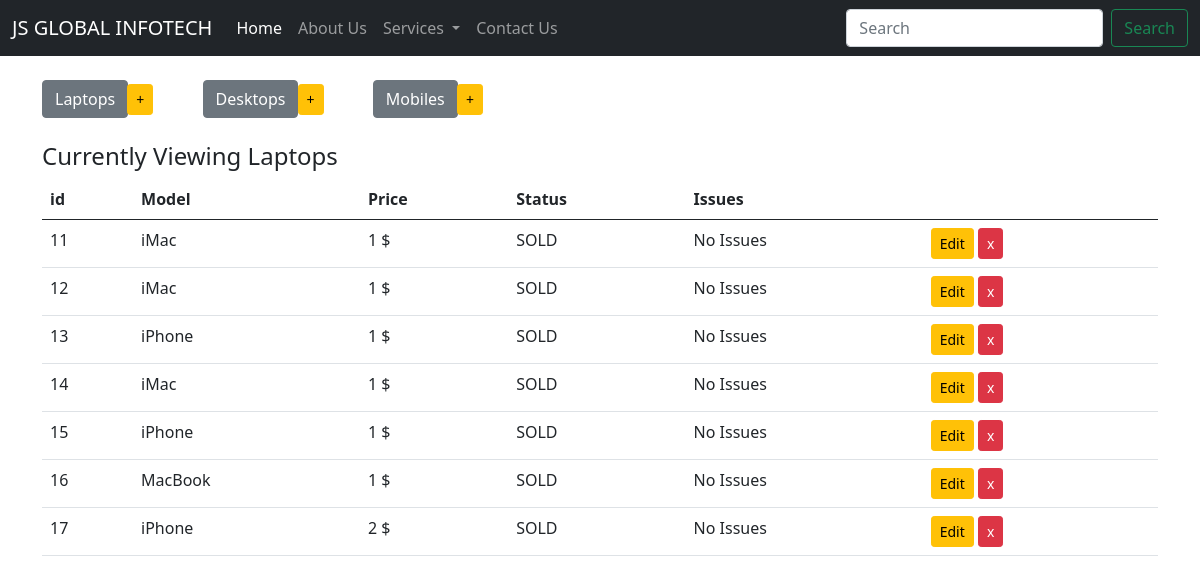
Screenshot of /services/hardwares/laptops with the database file from the repository.
### mysite_inventory/models.py (models this page shows, shortened)
class Device(models.Model):
    type = models.CharField(max_length=200, blank=False)
    price = models.IntegerField()
    choices = (
        ('AVAILABLE', 'Item ready to be purchased'),
        ('SOLD', 'Item already purchased'),
        ('RESTOCKING', 'Item restocking in few days')
    )
    status = models.CharField(max_length=10, choices=choices, default='SOLD')
    issues = models.CharField(max_length=50, default="No Issues")
    class Meta:
        abstract = True

class Laptop(Device):
    pass

### mysite_inventory/views.py (the view)
def display_laptops(request):
    items = Laptop.objects.all()
    context = {
        'items': items,
        'header': 'Laptops',
    }
    return render(request, 'inv/index.html', context)

### mysite_inventory/templates/inv/index.html (shortened to what this page needs)
{% extends 'base.html' %} {% block body %} {% load static %}
<link rel="stylesheet" type="text/css" href="{% static '/css/style.css' %}" />
<br />
<div class="container">
  <div class="add_buttons">
    <div class="button-group">
      <a
        href="{% url 'display_laptops' %}"
        class="btn btn-md btn-trim button"
        role="button"
      >
        Laptops</a
      >
      <a
        href="{% url 'add_laptop' %}"
        class="btn btn-warning btn-sm btn-pad"
        role="button"
      >
        +</a
      >
      <a
        href="{% url 'display_desktops' %}"
        class="btn btn-md btn-trim button"
        role="button"
      >
        Desktops</a
      >
      <a
        href="{% url 'add_desktop' %}"
        class="btn btn-warning btn-sm btn-pad"
        role="button"
      >
        +</a
      >
      <a
        href="{% url 'display_mobiles' %}"
        class="btn btn-md btn-trim button"
        role="button"
      >
        Mobiles</a
      >
      <a
        href="{% url 'add_mobile' %}"
        class="btn btn-warning btn-sm btn-pad"
        role="button"
      >
        +</a
      >
    </div>
  </div>
  <div>
    <br />
    <h4>Currently Viewing {{ header }}</h4>
  </div>
  <table class="table table-hover">
    <thead>
      <tr>
        <th>id</th>
        <th>Model</th>
        <th>Price</th>
        <th>Status</th>
        <th>Issues</th>
        <th></th>
      </tr>
    </thead>
    <tbody>
      {% for item in items %}
      <tr>
        <td>{{ item.pk }}</td>
        <td>{{ item.type }}</td>
        <td>{{ item.price }} $</td>
        <td>{{ item.status }}</td>
        <td>{{ item.issues }}</td>
        {% if header|lower == "laptops" %}
        <td>
          <a
            href="{% url 'edit_laptop' item.pk %}"
            class="btn btn-warning btn-sm"
            role="button"
            aria-pressed="true"
          >
            Edit</a
          >
          <a
            href="{% url 'delete_laptop' item.pk%}"
            class="btn btn-danger btn-sm"
            role="button"
            aria-pressed="true"
          >
            x</a
          >
        </td>
        {% endif %}
      </tr>
      {%empty%}
      <tr>
        <td>No data available for {{header|lower}}</td>
      </tr>
      {% endfor %}
    </tbody>
  </table>
</div>
{% endblock %}

### templates/base.html (shortened to what this page needs)
<!DOCTYPE html>
<html lang="en">
  <head>
    <link
      href="https://cdn.jsdelivr.net/npm/bootstrap@5.0.0-beta3/dist/css/bootstrap.min.css"
      rel="stylesheet"
    />
  </head>
  <body>
    <nav class="navbar navbar-expand-lg navbar-dark bg-dark">
      <div class="container-fluid">
        <a class="navbar-brand" href="#">JS GLOBAL INFOTECH</a>
        <div class="collapse navbar-collapse" id="navbarSupportedContent">
          <ul class="navbar-nav me-auto mb-2 mb-lg-0">
            <li class="nav-item">
              <a id="home" class="nav-link" aria-current="page" href="/">Home</a>
            </li>
            <li class="nav-item">
              <a class="nav-link" href="/about">About Us</a>
            </li>
            <li class="nav-item dropdown">
              <a
                class="nav-link dropdown-toggle"
                href="/services"
                id="navbarDropdown"
                role="button"
                data-bs-toggle="dropdown"
                aria-expanded="false"
              >
                Services
              </a>
            </li>
            <li class="nav-item">
              <a class="nav-link" href="/contact">Contact Us</a>
            </li>
          </ul>
          <form class="d-flex">
            <input
              class="form-control me-2"
              type="search"
              placeholder="Search"
              aria-label="Search"
            />
            <button class="btn btn-outline-success" type="submit">
              Search
            </button>
          </form>
        </div>
      </div>
    </nav>
     {% block body %} {% endblock body %}
</body>
</html>

### static/css/style.css (style rules this page uses)
.btn-pad { margin-right: 45px; }
.btn-trim { margin-right: -5px }

### rows the page displays
Laptop: pk "11", type "iMac", price "1", status "SOLD", issues "No Issues"
Laptop: pk "12", type "iMac", price "1", status "SOLD", issues "No Issues"
Laptop: pk "13", type "iPhone", price "1", status "SOLD", issues "No Issues"
Laptop: pk "14", type "iMac", price "1", status "SOLD", issues "No Issues"
Laptop: pk "15", type "iPhone", price "1", status "SOLD", issues "No Issues"
Laptop: pk "16", type "MacBook", price "1", status "SOLD", issues "No Issues"
Laptop: pk "17", type "iPhone", price "2", status "SOLD", issues "No Issues"

### other values shown
{{ header }} "Laptops"
